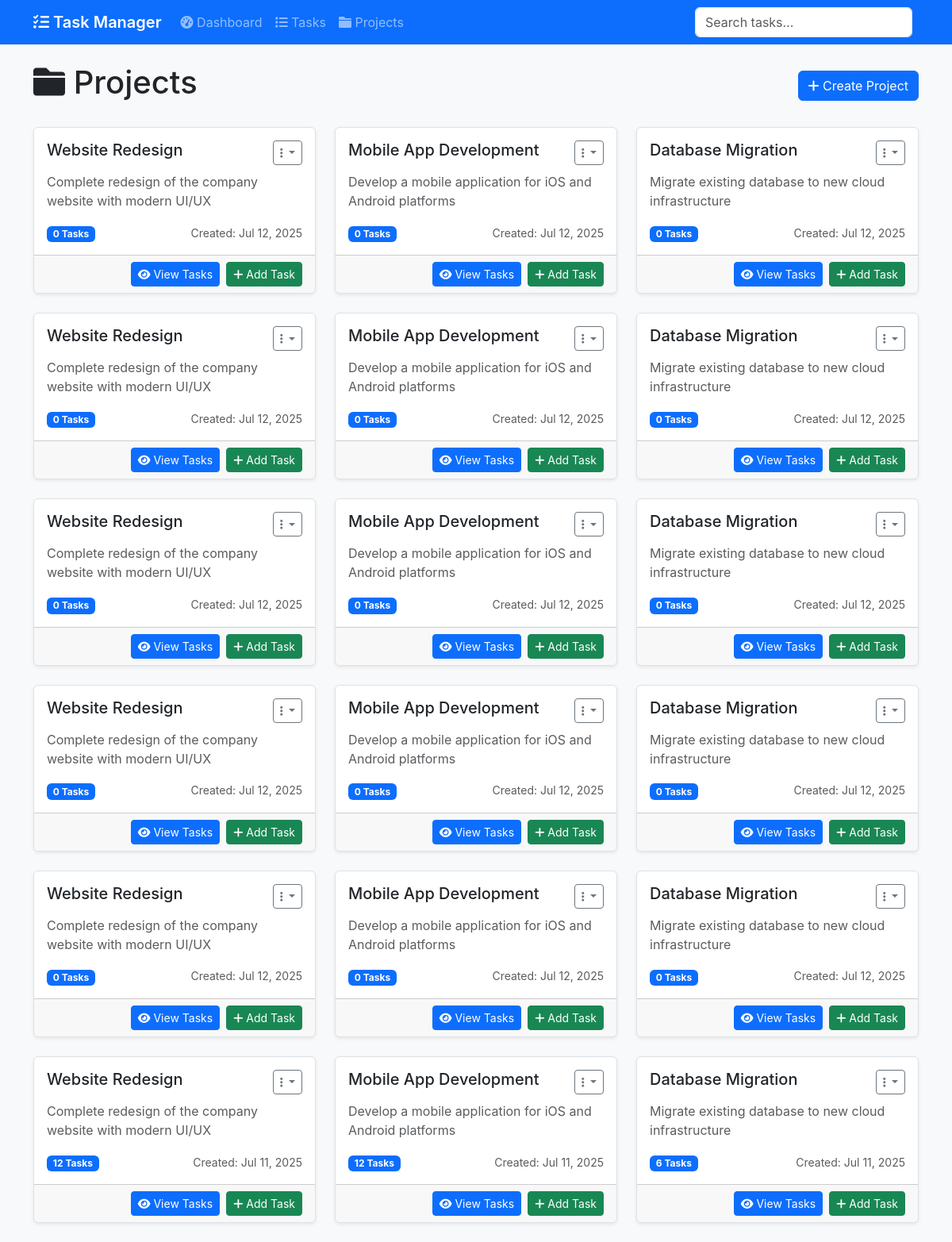
The app's page /projects with its own data.
### tables this page shows
CREATE TABLE projects (
            id INTEGER PRIMARY KEY AUTOINCREMENT,
            name VARCHAR(255) NOT NULL,
            description TEXT,
            created_at DATETIME DEFAULT CURRENT_TIMESTAMP,
            updated_at DATETIME DEFAULT CURRENT_TIMESTAMP
        );

### controllers/ProjectController.php (called while the page is built, shortened)
<?php
class ProjectController {
    private $project;
    public function __construct($db) {
        $this->project = new Project($db);
    }
    public function index() {
        $stmt = $this->project->read();
        $projects = $stmt->fetchAll(PDO::FETCH_ASSOC);
        include 'views/projects/index.php';
    }
}
?>

### models/Project.php (called while the page is built, shortened)
<?php
class Project {
    private $conn;
    private $table = "projects";
    public function __construct($db) {
        $this->conn = $db;
    }
    public function read() {
        $query = "SELECT p.*, COUNT(t.id) as task_count
                  FROM " . $this->table . " p
                  LEFT JOIN tasks t ON p.id = t.project_id
                  GROUP BY p.id
                  ORDER BY p.created_at DESC";
        $stmt = $this->conn->prepare($query);
        $stmt->execute();
        return $stmt;
    }
}
?>

### config/routes.php (called while the page is built)
<?php
$routes = [
    ['pattern' => '/', 'controller' => 'DashboardController', 'method' => 'index'],
    ['pattern' => '/dashboard', 'controller' => 'DashboardController', 'method' => 'index'],
    ['pattern' => '/tasks', 'controller' => 'TaskController', 'method' => 'index'],
    ['pattern' => '/tasks/create', 'controller' => 'TaskController', 'method' => 'create'],
    ['pattern' => '/tasks/store', 'controller' => 'TaskController', 'method' => 'store', 'http_method' => 'POST'],
    ['pattern' => '/tasks/{id}', 'controller' => 'TaskController', 'method' => 'show'],
    ['pattern' => '/tasks/{id}/edit', 'controller' => 'TaskController', 'method' => 'edit'],
    ['pattern' => '/tasks/{id}/update', 'controller' => 'TaskController', 'method' => 'update', 'http_method' => 'POST'],
    ['pattern' => '/tasks/{id}/delete', 'controller' => 'TaskController', 'method' => 'delete', 'http_method' => 'POST'],
    ['pattern' => '/tasks/{id}/status', 'controller' => 'TaskController', 'method' => 'updateStatus', 'http_method' => 'POST'],
    ['pattern' => '/tasks/search', 'controller' => 'TaskController', 'method' => 'search'],
    ['pattern' => '/tasks/filter', 'controller' => 'TaskController', 'method' => 'filter'],
    ['pattern' => '/projects', 'controller' => 'ProjectController', 'method' => 'index'],
    ['pattern' => '/projects/create', 'controller' => 'ProjectController', 'method' => 'create'],
    ['pattern' => '/projects/store', 'controller' => 'ProjectController', 'method' => 'store', 'http_method' => 'POST'],
    ['pattern' => '/projects/{id}', 'controller' => 'ProjectController', 'method' => 'show'],
    ['pattern' => '/projects/{id}/edit', 'controller' => 'ProjectController', 'method' => 'edit'],
    ['pattern' => '/projects/{id}/update', 'controller' => 'ProjectController', 'method' => 'update', 'http_method' => 'POST'],
    ['pattern' => '/projects/{id}/delete', 'controller' => 'ProjectController', 'method' => 'delete', 'http_method' => 'POST'],
    ['pattern' => '/api/tasks/kanban', 'controller' => 'TaskController', 'method' => 'kanban'],
    ['pattern' => '/api/dashboard/stats', 'controller' => 'DashboardController', 'method' => 'stats'],
];
?>

### views/components/project-card.php (the view, shortened to what this page needs)
<div class="card project-card h-100">
    <div class="card-body">
        <div class="d-flex justify-content-between align-items-start mb-2">
            <h5 class="card-title"><?php echo htmlspecialchars($project['name']); ?></h5>
            <div class="dropdown">
                <button class="btn btn-sm btn-outline-secondary dropdown-toggle" type="button" data-bs-toggle="dropdown">
                    <i class="fas fa-ellipsis-v"></i>
                </button>
            </div>
        </div>
        <?php if ($project['description']): ?>
            <p class="card-text text-muted"><?php echo htmlspecialchars(substr($project['description'], 0, 150)) . (strlen($project['description']) > 150 ? '...' : ''); ?></p>
        <?php endif; ?>
        <div class="d-flex justify-content-between align-items-center">
            <div>
                <span class="badge bg-primary">
                    <?php echo $project['task_count']; ?> Task<?php echo $project['task_count'] != 1 ? 's' : ''; ?>
                </span>
            </div>
            <small class="text-muted">
                Created: <?php echo date('M j, Y', strtotime($project['created_at'])); ?>
            </small>
        </div>
    </div>
    <div class="card-footer">
        <div class="d-grid gap-2 d-md-flex justify-content-md-end">
            <a href="/projects/<?php echo $project['id']; ?>" class="btn btn-sm btn-primary">
                <i class="fas fa-eye"></i> View Tasks
            </a>
            <a href="/tasks/create?project_id=<?php echo $project['id']; ?>" class="btn btn-sm btn-success">
                <i class="fas fa-plus"></i> Add Task
            </a>
        </div>
    </div>
</div>

### views/projects/index.php (shortened to what this page needs)
<div class="row">
    <div class="col-12">
        <div class="d-flex justify-content-between align-items-center mb-4">
            <h1><i class="fas fa-folder"></i> Projects</h1>
            <a href="/projects/create" class="btn btn-primary">
                <i class="fas fa-plus"></i> Create Project
            </a>
        </div>
    </div>
</div>
<div class="row">
    <?php if (empty($projects)): ?>
        <div class="col-12">
            <div class="text-center py-5">
                <i class="fas fa-folder fa-5x text-muted mb-3"></i>
                <h3>No projects found</h3>
                <p class="text-muted">Organize your tasks by creating your first project!</p>
                <a href="/projects/create" class="btn btn-primary">
                    <i class="fas fa-plus"></i> Create First Project
                </a>
            </div>
        </div>
    <?php else: ?>
        <?php foreach ($projects as $project): ?>
            <div class="col-md-6 col-lg-4 mb-4">
                <?php include 'views/components/project-card.php'; ?>
            </div>
        <?php endforeach; ?>
    <?php endif; ?>
</div>
<?php
$content = ob_get_clean();
include 'views/layout.php';
?>

### index.php (shortened to what this page needs)
<?php
require_once 'config/routes.php';
require_once 'models/Project.php';
require_once 'controllers/TaskController.php';
require_once 'controllers/ProjectController.php';
$database = new Database();
$db = $database->getConnection();
$request_uri = $_SERVER['REQUEST_URI'];
$request_method = $_SERVER['REQUEST_METHOD'];
$uri = parse_url($request_uri, PHP_URL_PATH);
foreach ($routes as $route) {
    $pattern = $route['pattern'];
    $method = $route['method'];
    $http_method = isset($route['http_method']) ? $route['http_method'] : 'GET';
    if ($request_method !== $http_method) {
        continue;
    }
    $regex_pattern = preg_replace('/\{([^}]+)\}/', '([^/]+)', $pattern);
    $regex_pattern = '#^' . $regex_pattern . '$#';
    if (preg_match($regex_pattern, $uri, $matches)) {
        $params = array_slice($matches, 1);
        $controller_instance = new $controller($db);
        if (method_exists($controller_instance, $method)) {
            call_user_func_array([$controller_instance, $method], $params);
        } else {
            http_response_code(404);
            echo "Method not found";
        }
        break;
    }
}
?>

### views/layout.php (shortened to what this page needs)
<!DOCTYPE html>
<html lang="en">
<head>
    <link href="https://cdn.jsdelivr.net/npm/bootstrap@5.3.0/dist/css/bootstrap.min.css" rel="stylesheet">
    <link rel="stylesheet" href="https://cdnjs.cloudflare.com/ajax/libs/font-awesome/6.0.0/css/all.min.css">
    <link rel="stylesheet" href="/assets/css/styles.css">
</head>
<body>
    <nav class="navbar navbar-expand-lg navbar-dark bg-primary">
        <div class="container">
            <a class="navbar-brand" href="/">
                <i class="fas fa-tasks"></i> Task Manager
            </a>
            <div class="collapse navbar-collapse" id="navbarNav">
                <ul class="navbar-nav me-auto">
                    <li class="nav-item">
                        <a class="nav-link" href="/dashboard">
                            <i class="fas fa-tachometer-alt"></i> Dashboard
                        </a>
                    </li>
                    <li class="nav-item">
                        <a class="nav-link" href="/tasks">
                            <i class="fas fa-list"></i> Tasks
                        </a>
                    </li>
                    <li class="nav-item">
                        <a class="nav-link" href="/projects">
                            <i class="fas fa-folder"></i> Projects
                        </a>
                    </li>
                </ul>
                <div class="navbar-nav">
                    <div class="nav-item">
                        <form class="d-flex" hx-get="/tasks/search" hx-target="#search-results" hx-trigger="keyup delay:500ms">
                            <input class="form-control me-2" type="search" name="q" placeholder="Search tasks..." aria-label="Search">
                        </form>
                    </div>
                </div>
            </div>
        </div>
    </nav>
    <main class="container mt-4">
        <?php if (isset($content)) echo $content; ?>
    </main>
</body>
</html>

### assets/css/styles.css (style rules this page uses)
:root { --primary-color: #0d6efd; --secondary-color: #6c757d; --success-color: #198754; --warning-color: #ffc107; --danger-color: #dc3545; --info-color: #0dcaf0; --light-color: #f8f9fa; --dark-color: #212529; --border-radius: 0.375rem; --box-shadow: 0 0.125rem 0.25rem rgba(0, 0, 0, 0.075); }
body { background-color: var(--light-color); font-family: -apple-system, BlinkMacSystemFont, 'Segoe UI', Roboto, sans-serif; }
.navbar-brand { font-weight: 600; }
.project-card { border: 1px solid #dee2e6; border-radius: var(--border-radius); box-shadow: var(--box-shadow); transition: all 0.3s ease; }
.btn { transition: all 0.3s ease; }

### records on screen
projects: name "Website Redesign", description "Complete redesign of the company website with modern UI/UX", task_count "0", created_at "Jul 12, 2025"
projects: name "Mobile App Development", description "Develop a mobile application for iOS and Android platforms", task_count "0", created_at "Jul 12, 2025"
projects: name "Database Migration", description "Migrate existing database to new cloud infrastructure", task_count "0", created_at "Jul 12, 2025"
projects: name "Website Redesign", description "Complete redesign of the company website with modern UI/UX", task_count "0", created_at "Jul 12, 2025"
projects: name "Mobile App Development", description "Develop a mobile application for iOS and Android platforms", task_count "0", created_at "Jul 12, 2025"
projects: name "Database Migration", description "Migrate existing database to new cloud infrastructure", task_count "0", created_at "Jul 12, 2025"
projects: name "Website Redesign", description "Complete redesign of the company website with modern UI/UX", task_count "0", created_at "Jul 12, 2025"
projects: name "Mobile App Development", description "Develop a mobile application for iOS and Android platforms", task_count "0", created_at "Jul 12, 2025"
projects: name "Database Migration", description "Migrate existing database to new cloud infrastructure", task_count "0", created_at "Jul 12, 2025"
projects: name "Website Redesign", description "Complete redesign of the company website with modern UI/UX", task_count "0", created_at "Jul 12, 2025"
projects: name "Mobile App Development", description "Develop a mobile application for iOS and Android platforms", task_count "0", created_at "Jul 12, 2025"
projects: name "Database Migration", description "Migrate existing database to new cloud infrastructure", task_count "0", created_at "Jul 12, 2025"
projects: name "Website Redesign", description "Complete redesign of the company website with modern UI/UX", task_count "0", created_at "Jul 12, 2025"
projects: name "Mobile App Development", description "Develop a mobile application for iOS and Android platforms", task_count "0", created_at "Jul 12, 2025"
projects: name "Database Migration", description "Migrate existing database to new cloud infrastructure", task_count "0", created_at "Jul 12, 2025"
projects: name "Website Redesign", description "Complete redesign of the company website with modern UI/UX", task_count "12", created_at "Jul 11, 2025"
projects: name "Mobile App Development", description "Develop a mobile application for iOS and Android platforms", task_count "12", created_at "Jul 11, 2025"
projects: name "Database Migration", description "Migrate existing database to new cloud infrastructure", task_count "6", created_at "Jul 11, 2025"
